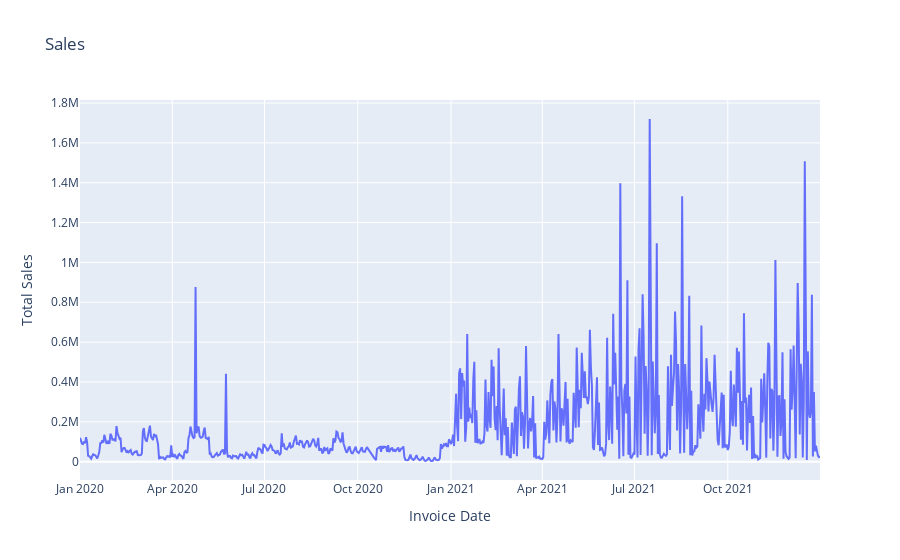

Notebook code cell kept with this figure:
### Markdown cell above
- Sales BY Invoice Date

### Code cell
fig = px.line(line, x="Invoice Date", y="Total Sales", title='Sales')
fig.show()

### Figure 1 — Plotly figure (JSON) as saved in the notebook; plotly's stock layout.template omitted (floating-point values rounded to 4 significant figures; data arrays with more than 128 entries replaced by an {"elided": "..."} marker saying what was removed)
{"data": [{"hovertemplate": "Invoice Date=%{x}<br>Total Sales=%{y}<extra></extra>", "legendgroup": "", "line": {"color": "#636efa", "dash": "solid"}, "marker": {"symbol": "circle"}, "mode": "lines", "name": "", "orientation": "v", "showlegend": false, "type": "scatter", "x": {"elided": "724 str values"}, "xaxis": "x", "y": {"elided": "724 float values"}, "yaxis": "y"}], "layout": {"legend": {"tracegroupgap": 0}, "title": {"text": "Sales"}, "xaxis": {"anchor": "y", "domain": [0, 1], "title": {"text": "Invoice Date"}}, "yaxis": {"anchor": "x", "domain": [0, 1], "title": {"text": "Total Sales"}}}}
